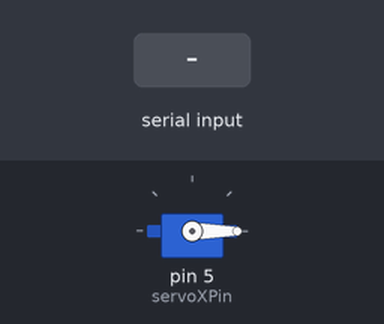
The sketch below on a simulated Arduino Uno, built with avr-gcc and run on an emulated ATmega328P. On the bench: servo. The inputs (shaded band) are chosen by the test bench.

Above: at 1.2 s.
1.3 s: byte 30 received over Serial
At 2.2 s:
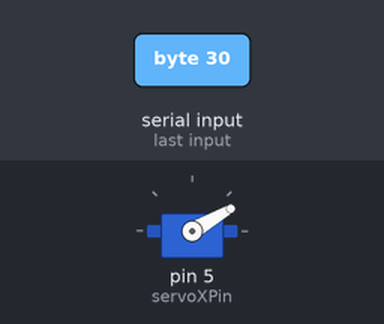
2.8 s: byte 90 received over Serial
At 3.3 s:
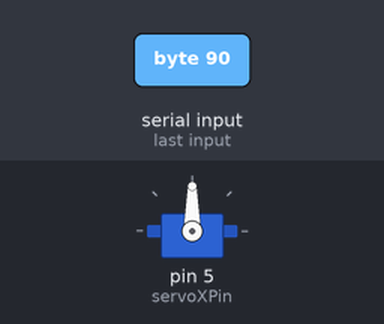
4.3 s: byte 120 received over Serial
At 5.7 s:
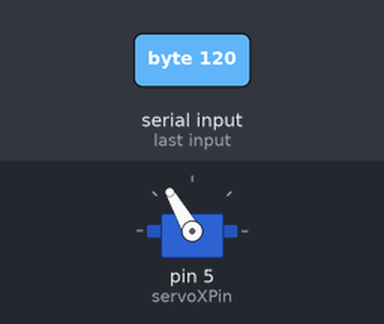
Timing chart, 0 to 7.3 s (numbered marks = the images above; inputs shaded):
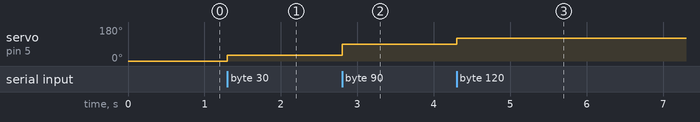

Measured:
- after the input at 1.3 s, servo on pin 5 (servoXPin): 0° → 30° at once
- after the input at 2.8 s, servo on pin 5 (servoXPin): 30° → 90° at once
- after the input at 4.3 s, servo on pin 5 (servoXPin): 90° → 120° at once

The sketch:

servo_part_1.ino
```cpp
#include <Servo.h>

Servo servoX;  // create servo object to control an X axis servo

int servoXPin = 5
;  // what pins are our servos connected to?

int posX = 0;    // variable to store the servo position

void setup() {
  Serial.begin(9600);  // we're gonna use serial comm.

  // "attach" servos
  servoX.attach(servoXPin);  // attaches the servo on pin 11 to the servo object
}

void loop() {
  // see if there is available serial data
  if (Serial.available() > 0) {

    // read the incoming bytes
    posX = Serial.read();
  }

  // "write" for a servo motor just tells it what angle to go to
  servoX.write(posX);
}
```
